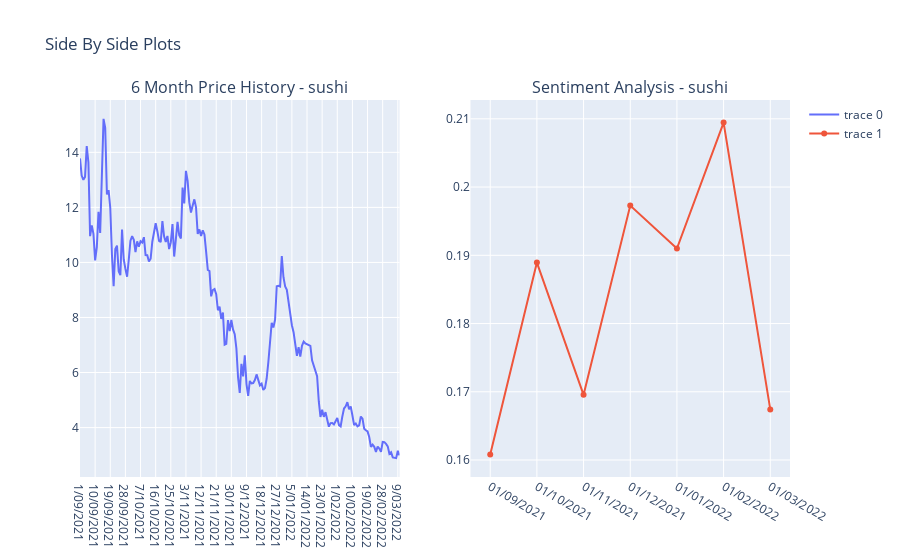

This figure's notebook cell:
### Code cell
fig = make_subplots(rows=1, cols=2, subplot_titles=(('6 Month Price History - {}').format(search_term), ('Sentiment Analysis - {}').format(search_term)))

fig.add_trace(go.Line(x=time, y=price), row=1, col=1)

fig.add_trace(go.Line(x=xAxis, y=yAxis), row=1, col=2)

fig.update_layout(title_text="Side By Side Plots")


# fig, (ax1, ax2) = plt.subplots(1, 2, figsize=(16, 4))
# ax1.plot(time, price, color="blue", linestyle="solid")
# ax1.set_xticks(ticks = months)
# ax1.set_title(('6 Month Price History - {}').format(search_term))
# ax1.set_ylabel('Price in USD')
# ax1.set_xlabel('Month')
# ax2.plot(xAxis,yAxis, color='red', marker='o')
# ax2.set_title(('Sentiment Analysis - {}').format(search_term))
# ax2.set_ylabel('Net Sentiment')
# ax2.set_xlabel('Month')

### Figure 1 — Plotly figure (JSON) as saved in the notebook; plotly's stock layout.template omitted (floating-point values rounded to 4 significant figures; data arrays with more than 128 entries replaced by an {"elided": "..."} marker saying what was removed)
{"data": [{"type": "scatter", "x": {"elided": "191 str values"}, "xaxis": "x", "y": {"elided": "191 float values"}, "yaxis": "y"}, {"type": "scatter", "x": ["01/09/2021", "01/10/2021", "01/11/2021", "01/12/2021", "01/01/2022", "01/02/2022", "01/03/2022"], "xaxis": "x2", "y": [0.1608, 0.1889, 0.1695, 0.1973, 0.191, 0.2094, 0.1674], "yaxis": "y2"}], "layout": {"annotations": [{"font": {"size": 16}, "showarrow": false, "text": "6 Month Price History - sushi", "x": 0.225, "xanchor": "center", "xref": "paper", "y": 1, "yanchor": "bottom", "yref": "paper"}, {"font": {"size": 16}, "showarrow": false, "text": "Sentiment Analysis - sushi", "x": 0.775, "xanchor": "center", "xref": "paper", "y": 1, "yanchor": "bottom", "yref": "paper"}], "title": {"text": "Side By Side Plots"}, "xaxis": {"anchor": "y", "domain": [0, 0.45]}, "xaxis2": {"anchor": "y2", "domain": [0.55, 1]}, "yaxis": {"anchor": "x", "domain": [0, 1]}, "yaxis2": {"anchor": "x2", "domain": [0, 1]}}}
